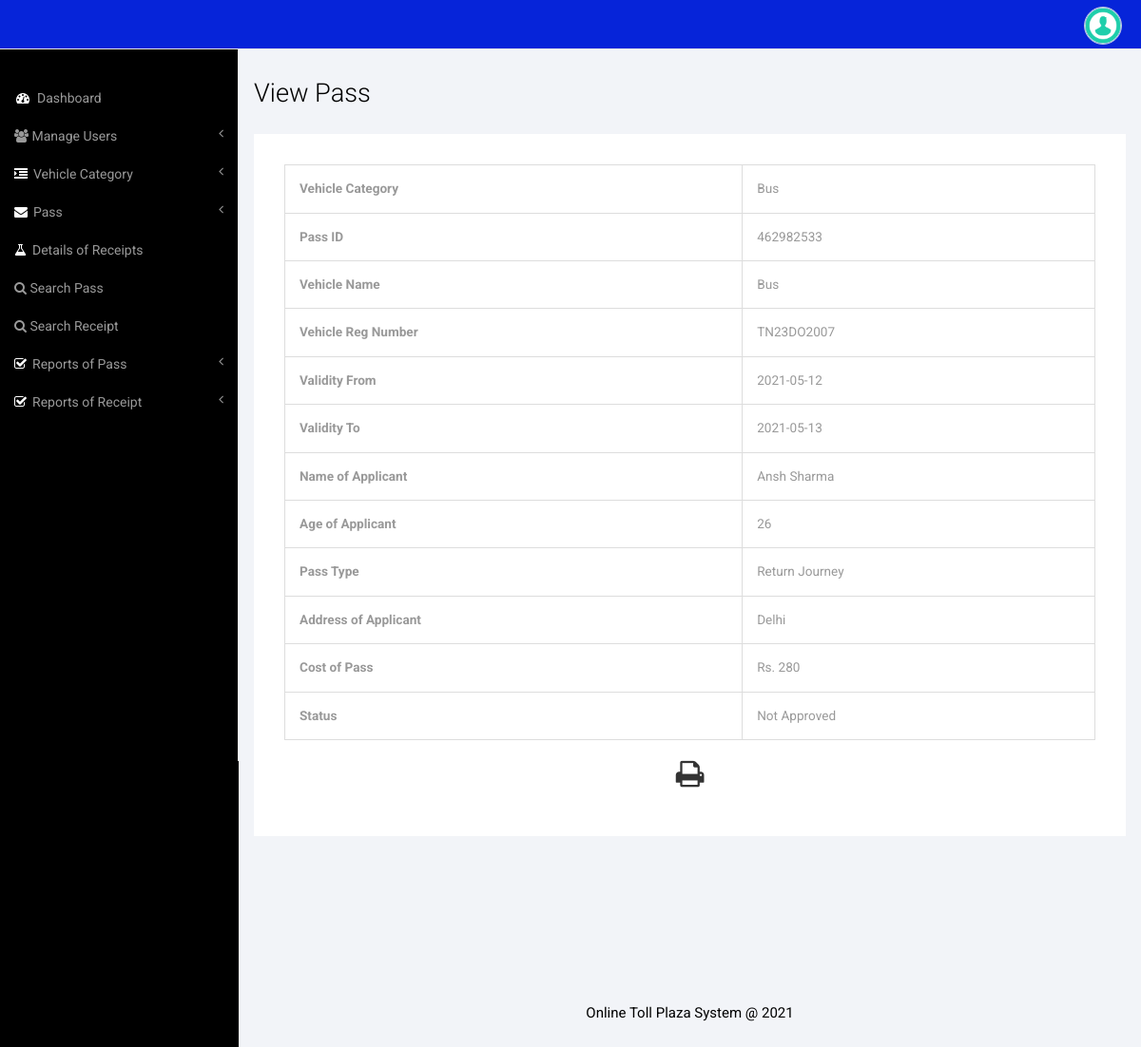
/admin/view-pass.php?viewid=462982533 (signed in), run on the app's committed database.
### tables this page shows
CREATE TABLE `pass` (
  `ID` int(10) NOT NULL,
  `UserId` varchar(120) NOT NULL,
  `VehicleCat` varchar(120) DEFAULT NULL,
  `VehicleName` varchar(120) DEFAULT NULL,
  `RegNumber` char(50) DEFAULT NULL,
  `passtype` varchar(30) NOT NULL,
  `Validityfrom` varchar(120) DEFAULT NULL,
  `ValidityTo` varchar(120) DEFAULT NULL,
  `AppName` varchar(120) DEFAULT NULL,
  `AppAge` int(20) NOT NULL,
  `AppAdd` mediumtext,
  `PassCost` varchar(50) DEFAULT NULL,
  `CreationDate` timestamp NOT NULL DEFAULT CURRENT_TIMESTAMP,
  `status` varchar(30) NOT NULL DEFAULT 'Not Approved',
  `EnterVehiclecity` varchar(30) NOT NULL
);

### admin/view-pass.php (the view, shortened to what this page needs)
<?php
include('includes/dbconnection.php');
  ?>
<!DOCTYPE HTML>
<html>
<head>
<link href="css/bootstrap.min.css" rel='stylesheet' type='text/css' />
<link href="css/style.css" rel='stylesheet' type='text/css' />
<link href="css/font-awesome.css" rel="stylesheet">
</head>
<body>
<div id="wrapper">
        <?php include_once('includes/sidebar.php');?>
        <?php include_once('includes/header.php');?>
        <div id="page-wrapper">
        <div class="col-md-12 graphs">
	   <div class="xs">
  	    <h3>View Pass</h3>
  	    <div class="well1 white" id="exampl">
  <?php
$vid=$_GET['viewid'];
$ret=mysqli_query($con,"select * from pass where ID='$vid'");
while ($row=mysqli_fetch_array($ret)) {
?>
          <fieldset>
             <table border="1" class="table table-bordered mg-b-0" width="100%">
              <tr>
    <th>Vehicle Category</th>
    <td><?php echo $row['VehicleCat'];?></td>
  </tr>
        <tr>
    <th>Pass ID</th>
    <td><?php echo $row['ID'];?></td>
  </tr>
  <tr>
    <th>Vehicle Name</th>
    <td><?php echo $row['VehicleName'];?></td>
  </tr>
    <tr>
    <th>Vehicle Reg Number</th>
    <td><?php echo $row['RegNumber'];?></td>
  </tr>
  <tr>
    <th>Validity From</th>
    <td><?php echo $row['Validityfrom'];?></td>
  </tr>
  <tr>
    <th>Validity To</th>
    <td><?php echo $row['ValidityTo'];?></td>
  </tr>
  <tr>
    <th>Name of Applicant</th>
    <td><?php echo $row['AppName'];?></td>
  </tr>
  <tr>
    <th>Age of Applicant</th>
    <td><?php echo $row['AppAge'];?></td>
  </tr>
  <tr>
    <th>Pass Type</th>
    <td><?php echo $row['passtype'];?></td>
  </tr>
  <tr>
    <th>Address of Applicant</th>
    <td><?php echo $row['AppAdd'];?></td>
  </tr>
  <tr>
    <th>Cost of Pass</th>
    <td><?php echo  "Rs. {$row['PassCost']}" ;?></td>
  </tr>
  <tr>
    <th>Status</th>
    <td><?php echo $row['status'];?></td>
</tr>
         <?php } ?>
       </table>
            <div class="form-group">
           <p style="margin-top:1%"  align="center">
  <i class="fa fa-print fa-2x" style="cursor: pointer;"  OnClick="CallPrint(this.value)" ></i>
</p>
     </div>
          </fieldset>
      </div>
    </div>
    <?php include_once('includes/footer.php');?>
   </div>
      </div>
   </div>
<link href="css/custom.css" rel="stylesheet">
</body>
</html>

### admin/css/style.css (style rules this page uses)
h4, h5, h6, h1, h2, h3 { margin-top: 0; }
p { margin: 0; }
html, body { font-family: 'Roboto', sans-serif; font-size: 100%; background:#000; overflow-x: hidden; }
.graphs { padding: 2em 1em; background: #f2f4f8; font-family: 'Roboto', sans-serif; }
.xs h3, .widget_head { color:#000; font-size:1.7em; font-weight:300; margin-bottom: 1em; }
.table > thead > tr > th, .table > tbody > tr > th, .table > tfoot > tr > th, .table > thead > tr > td, .table > tbody > tr > td, .table > tfoot > tr > td { border-top: none !important; }
.well1 { background:#fff; padding:2em; }
.table > thead > tr > th, .table > tbody > tr > th, .table > tfoot > tr > th, .table > thead > tr > td, .table > tbody > tr > td, .table > tfoot > tr > td { font-size: 0.85em; color: #999; }
.table td, .table>tbody>tr>td, .table>tbody>tr>th, .table>tfoot>tr>td, .table>tfoot>tr>th, .table>thead>tr>td, .table>thead>tr>th { padding:15px !important; }

### admin/css/custom.css (style rules this page uses)
#wrapper { width: 100%; }
#page-wrapper { min-height: 568px; background-color: #fff; }
@media (min-width:768px) { #page-wrapper { position: inherit; margin: 0 0 0 250px; border-left: 1px solid #e7e7e7; } }

### data on the page
pass: VehicleCat "Bus", ID "462982533", VehicleName "Bus", RegNumber "TN23DO2007", Validityfrom "2021-05-12", ValidityTo "2021-05-13", AppName "Ansh Sharma", AppAge "26", passtype "Return Journey", AppAdd "Delhi", PassCost "280", status "Not Approved"
